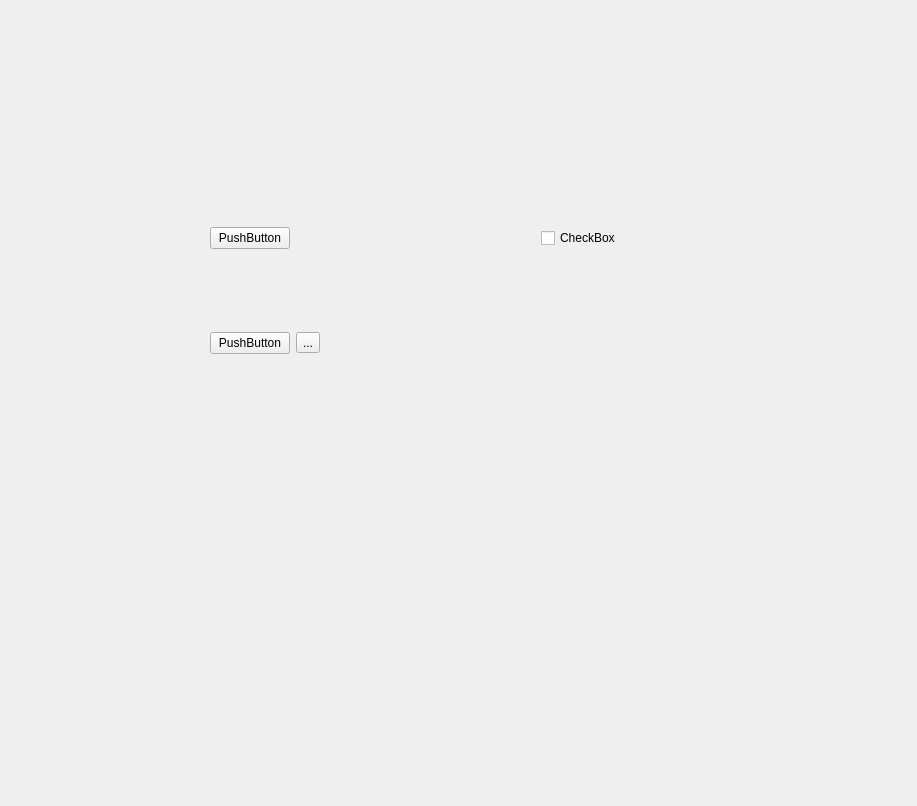
<?xml version="1.0" encoding="UTF-8"?>
<ui version="4.0">
 <class>Form</class>
 <widget class="QMainWindow" name="Form">
  <property name="geometry">
   <rect>
    <x>0</x>
    <y>0</y>
    <width>917</width>
    <height>806</height>
   </rect>
  </property>
  <property name="windowTitle">
   <string>Form</string>
  </property>
  <widget class="QWidget" name="centralwidget">
   <widget class="QWidget" name="widget" native="true">
    <property name="geometry">
     <rect>
      <x>210</x>
      <y>150</y>
      <width>411</width>
      <height>281</height>
     </rect>
    </property>
    <property name="sizePolicy">
     <sizepolicy hsizetype="Preferred" vsizetype="Maximum">
      <horstretch>0</horstretch>
      <verstretch>0</verstretch>
     </sizepolicy>
    </property>
    <layout class="QGridLayout" name="gridLayout" columnstretch="0,0,0" rowminimumheight="0,0,0,0">
     <item row="1" column="0">
      <widget class="QPushButton" name="pushButton_2">
       <property name="baseSize">
        <size>
         <width>100</width>
         <height>60</height>
        </size>
       </property>
       <property name="text">
        <string>PushButton</string>
       </property>
      </widget>
     </item>
     <item row="0" column="0">
      <widget class="QPushButton" name="pushButton">
       <property name="sizePolicy">
        <sizepolicy hsizetype="Minimum" vsizetype="Maximum">
         <horstretch>0</horstretch>
         <verstretch>1</verstretch>
        </sizepolicy>
       </property>
       <property name="maximumSize">
        <size>
         <width>16777215</width>
         <height>16777215</height>
        </size>
       </property>
       <property name="baseSize">
        <size>
         <width>0</width>
         <height>0</height>
        </size>
       </property>
       <property name="text">
        <string>PushButton</string>
       </property>
      </widget>
     </item>
     <item row="1" column="1">
      <widget class="QToolButton" name="toolButton">
       <property name="text">
        <string>...</string>
       </property>
      </widget>
     </item>
     <item row="0" column="1">
      <spacer name="horizontalSpacer">
       <property name="orientation">
        <enum>Qt::Orientation::Horizontal</enum>
       </property>
       <property name="sizeHint" stdset="0">
        <size>
         <width>40</width>
         <height>20</height>
        </size>
       </property>
      </spacer>
     </item>
     <item row="0" column="2">
      <widget class="QCheckBox" name="checkBox">
       <property name="text">
        <string>CheckBox</string>
       </property>
      </widget>
     </item>
    </layout>
   </widget>
  </widget>
 </widget>
 <resources/>
 <connections/>
</ui>
